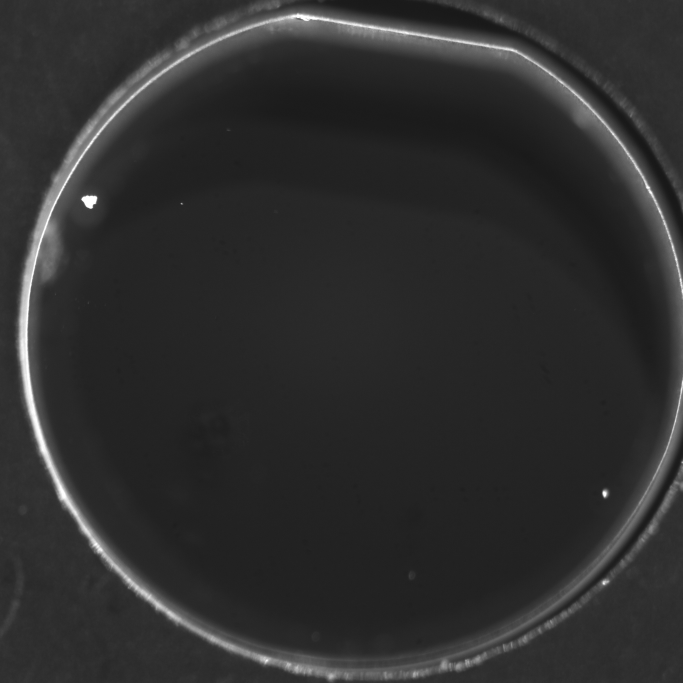
#> input picture 毕业设计系统提交文件/论文抽检版材料/3221806228_颜益炜_系统作品/DAC-3D离线检测示例数据/pre_fusion_images/pos100_surface1_焦前.jpg, 2048 x 2048 px (shown at 1/3 size); its folder holds only this picture in this run
$ python -i tset3.py   (imports and definitions only)   (older library calls are emulated)
#> lines starting #> are read from the running program, lines starting #| are printed output that depends on the picture; after the words box and inside, x2 and y2 are one past the last pixel; in counts of white or black regions, pixels touching at a corner belong together
#> further down, picture is the input picture: shape (2048, 2048, 3); min 22, max 255, mean 46.8
import os
import time

import cv2
import numpy as np
import pandas as pd
from datetime import datetime

def detect_circle_and_extract_inside(image):
    """
    检测图像中的圆并提取圆内区域

    参数:
    image: 输入图像

    返回:
    圆内区域, 圆形掩码
    """

    image = cv2.resize(image,[1024,1024])
    # 转换为灰度图像
    if len(image.shape) == 3:
        gray = cv2.cvtColor(image, cv2.COLOR_BGR2GRAY)
    else:
        gray = image.copy()


    # 应用高斯模糊减少噪声
    blurred = cv2.GaussianBlur(gray, (9, 9), 2)

    # 使用Hough圆变换检测圆
    circles = cv2.HoughCircles(
        blurred,
        cv2.HOUGH_GRADIENT,
        dp=10,
        minDist=100,
        param1=50,
        param2=30,
        minRadius=min(gray.shape) // 4,  # 最小半径为图像尺寸的1/4
        maxRadius=min(gray.shape) // 2  # 最大半径为图像尺寸的1/2
    )
#> circles = 57 rows, first 8: [535, 505, 495], [545, 605, 418], [625, 415, 363], [445, 425, 374], [645, 615, 374], [445, 605, 374], [455, 315, 286], [575, 725, 297]

    # 创建空掩码
    mask = np.zeros_like(gray)

    if circles is not None:
        # 将检测到的圆转换为整数坐标
        circles = np.round(circles[0, :]).astype("int")

        # 取第一个检测到的圆
        (x, y, r) = circles[0]
#> x = 535; y = 505; r = 495
        print(f"检测到圆：中心点 ({x}, {y})，半径 {r}")
#| 检测到圆：中心点 (535, 505)，半径 495

        # 绘制完整的圆形掩码
        cv2.circle(mask, (x, y), r, 255, -1)
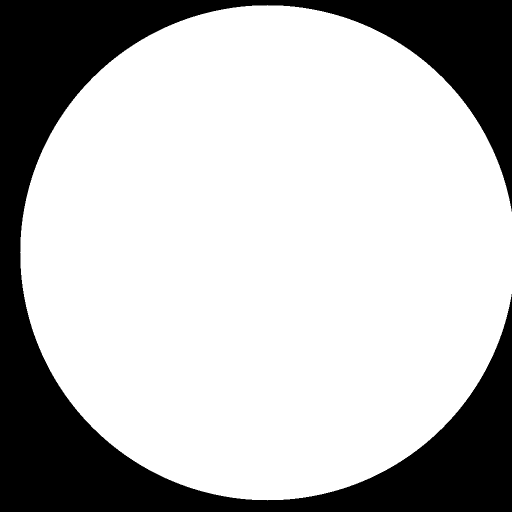
#> mask: shape (1024, 1024) (shown at 1/2 size); 73.3% white; 1 black region, box (x1, y1, x2, y2) and area: (0, 0, 1024, 1024) 279580
    else:
        # 如果未检测到圆，假设圆在图像中心
        print("未检测到圆，使用图"
              ""
              "像中心作为圆心...")
        h, w = gray.shape
        center = (w // 2, h // 2)
        radius = min(w, h) // 2

        # 创建圆形掩码
        cv2.circle(mask, center, radius, 255, -1)

    # 提取圆内区域
    circle_inside = cv2.bitwise_and(image, image, mask=mask)
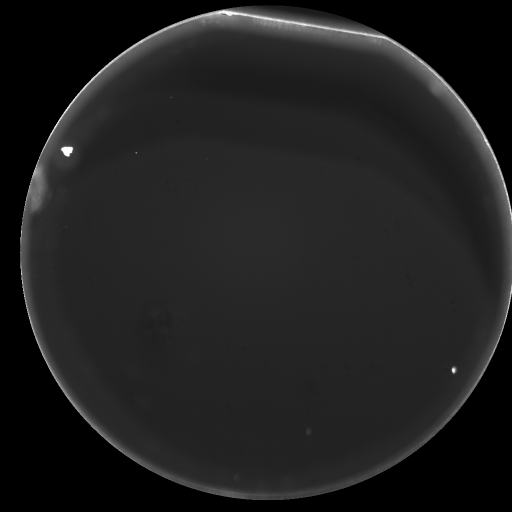
#> circle_inside: shape (1024, 1024, 3) (shown at 1/2 size); min 0, max 255, mean 31.4

    return circle_inside, mask


# [155 lines left out: functions tenengrad, calculate_variance, laplacian_gradient, calculate_gray_sum_and_ratio, calculate_gray_metrics, process_folder, not called in this run]


# [7 lines not run here, left out]
# if __name__ == '__main__':
#     start_time = time.time()
#
#     # 测试图像
#     image_path1 = r"D:\zycgit\ZDevelop_Confocal\xxp_ui\DA3562117.png"
#     # image_path2 = r"D:\zycgit\ZDevelop_Confocal\xxp_ui\zmcdll\2025-03-25-17-04-47.bmp"
#
#     # 读取原始图像
#     image1 = cv2.imread(image_path1, cv2.IMREAD_REDUCED_COLOR_2)
#     # image2 = cv2.imread(image_path2, cv2.IMREAD_REDUCED_COLOR_2)
#
#     image1 = cv2.imread(image_path1)
#     # image2 = cv2.imread(image_path2)
#     # 检查图像是否成功读取
#     # if image1 is None or image2 is None:
#     #     print(f"无法读取图像: {image_path1 if image1 is None else image_path2}")
#     #     exit()
#     if image1 is None:
#         print(f"无法读取图像: {image_path1 if image1 is None else image_path2}")
#         exit()
#
#     # 提取圆内区域
#     circle_inside1, mask1 = detect_circle_and_extract_inside(image1)
#     # circle_inside2, mask2 = detect_circle_and_extract_inside(image2)
#
#     # 保存圆内区域图像(可选)
#     cv2.imwrite("circle_inside35.jpg", circle_inside1)
#     # cv2.imwrite("circle_inside47.jpg", circle_inside2)
#
#     # Tenengrad清晰度计算
#     clarity_tenengrad1 = tenengrad(circle_inside1)
#     # clarity_tenengrad2 = tenengrad(circle_inside2)
#     print(f"图像1 Tenengrad清晰度: {clarity_tenengrad1:.2f}")
#     # print(f"图像2 Tenengrad清晰度: {clarity_tenengrad2:.2f}")
#
#     # 方差计算
#     clarity_variance1 = calculate_variance(circle_inside1)
#     # clarity_variance2 = calculate_variance(circle_inside2)
#     print(f"图像1 方差清晰度: {clarity_variance1:.2f}")
#     # print(f"图像2 方差清晰度: {clarity_variance2:.2f}")
#
#
#     # 显示结果
#     # 调整大小以便显示
#     def resize_for_display(img, max_width=800, max_height=600):
#         if img is None:
#             return None
#         h, w = img.shape[:2]
#         if h > max_height or w > max_width:
#             scale = min(max_height / h, max_width / w)
#             new_size = (int(w * scale), int(h * scale))
#             return cv2.resize(img, new_size)
#         return img
#
#
#     gray_sum, avg_gray, ratio = calculate_gray_sum_and_ratio(circle_inside1)
#     print(f"图像1 灰度值总和: {gray_sum:.2f}")
#     print(f"图像1 平均灰度值: {avg_gray:.2f}")
#     print(f"图像1 Tenengrad/平均灰度值比值: {ratio:.4f}")
#
#     # 显示原始图像和圆内区域
#     cv2.imshow("a1", resize_for_display(image1))
#     cv2.imshow("aa1", resize_for_display(circle_inside1))
#     # cv2.imshow("b2", resize_for_display(image2))
#     # cv2.imshow("bb2", resize_for_display(circle_inside2))
#     end_time = time.time()
#     print("时间：",end_time-start_time)
#     print("按任意键关闭所有窗口...")
#     cv2.waitKey(0)
#     cv2.destroyAllWindows()
#


# [33 lines left out: functions fast_circle_crop, optimized_tenengrad, fast_variance, not called in this run]

#
# if __name__ == '__main__':
#     # 硬件加速初始化
#     cv2.setUseOptimized(True)
#     cv2.setNumThreads(4)  # 根据CPU核心数调整
#
#
#     # 图像加载（使用内存映射加速大文件读取）
#     def load_big_image(path):
#         return cv2.imdecode(np.fromfile(path, dtype=np.uint8), cv2.IMREAD_COLOR)
#
#
#     image_paths = [
#         r"D:\zycgit\ZDevelop_Confocal\xxp_ui\2025-03-25-17-04-35.bmp",
#         r"D:\zycgit\ZDevelop_Confocal\xxp_ui\2025-03-25-17-04-47.bmp"
#     ]
#
#     # 批量处理
#     results = []
#     for i, path in enumerate(image_paths, 1):
#         start = time.time()
#
#         img = load_big_image(path)
#         if img is None:
#             print(f"无法读取图像: {path}")
#             continue
#
#         # 统一尺寸（确保2048x2048）
#         img = cv2.resize(img, (2048, 2048))
#
#         # 核心处理
#         cropped, _ = fast_circle_crop(img)
#         ten = optimized_tenengrad(cropped)
#         var = fast_variance(cropped)
#
#         # 结果保存
#         cv2.imwrite(f"result_{i}.jpg", cropped)
#         results.append((ten, var))
#
#         print(f"图像{i}处理完成 | Tenengrad: {ten:.1f} | 方差: {var:.1f} | 耗时: {time.time() - start:.2f}s")
#
#     # 显示示例结果（可选）
#     if results:
#         sample = cv2.resize(cv2.imread("result_1.jpg"), (1024, 1024))
#         cv2.imshow("result1", sample)
#         sample = cv2.resize(cv2.imread("result_2.jpg"), (1024, 1024))
#         cv2.imshow("result2", sample)
#         cv2.waitKey(0)  # 显示3秒
#         cv2.destroyAllWindows()

>>> import cv2
>>> picture = cv2.imread('../../../../../毕业设计系统提交文件/论文抽检版材料/3221806228_颜益炜_系统作品/DAC-3D离线检测示例数据/pre_fusion_images/pos100_surface1_焦前.jpg')
>>> result = detect_circle_and_extract_inside(picture)

$ run again, on 毕业设计系统提交文件/论文抽检版材料/3221806228_颜益炜_系统作品/DAC-3D离线检测示例数据/pre_fusion_images/pos100_surface1_焦后.jpg
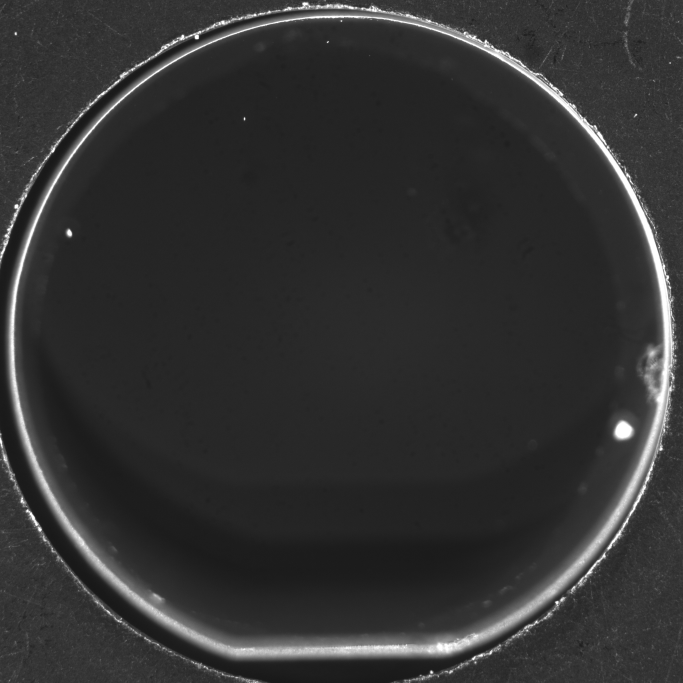
#> input picture 毕业设计系统提交文件/论文抽检版材料/3221806228_颜益炜_系统作品/DAC-3D离线检测示例数据/pre_fusion_images/pos100_surface1_焦后.jpg, 2048 x 2048 px (shown at 1/3 size)
#> picture is the input picture: shape (2048, 2048, 3); min 22, max 255, mean 50.7
#> circles = 70 rows, first 8: [505, 515, 495], [605, 575, 396], [475, 405, 396], [415, 595, 407], [575, 415, 385], [375, 415, 352], [675, 455, 330], [675, 655, 297]
#> x = 505; y = 515; r = 495
#| 检测到圆：中心点 (505, 515)，半径 495
#> in detect_circle_and_extract_inside, `cv2.circle(mask, (x, y), r, 255, -1)`:
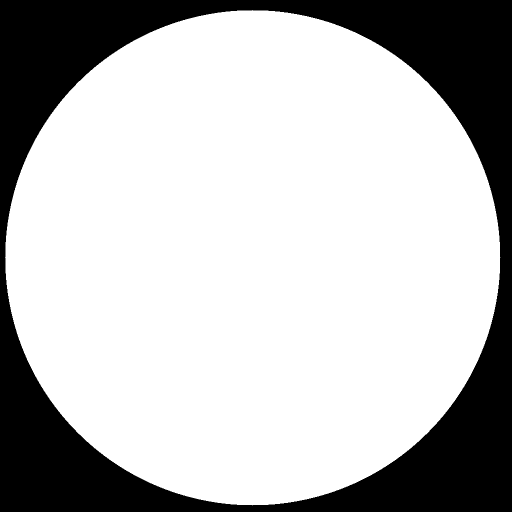
#> mask: shape (1024, 1024) (shown at 1/2 size); 73.4% white; 1 black region, box (x1, y1, x2, y2) and area: (0, 0, 1024, 1024) 278899
#> in detect_circle_and_extract_inside, `circle_inside = cv2.bitwise_and(image, image, mask=mask)`:
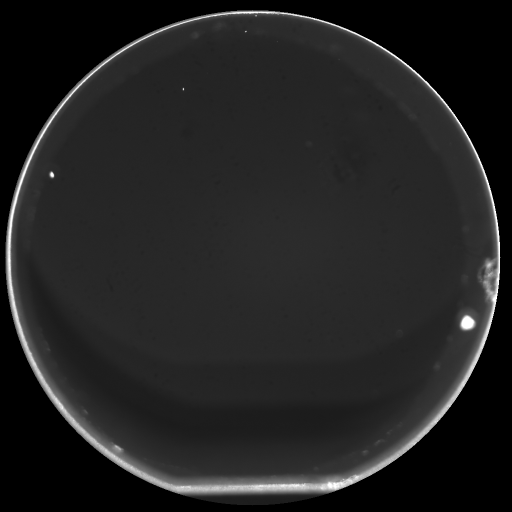
#> circle_inside: shape (1024, 1024, 3) (shown at 1/2 size); min 0, max 255, mean 34.5

$ run again, on 毕业设计系统提交文件/论文抽检版材料/3221806228_颜益炜_系统作品/DAC-3D离线检测示例数据/pre_fusion_images/pos100_surface1_焦面.jpg
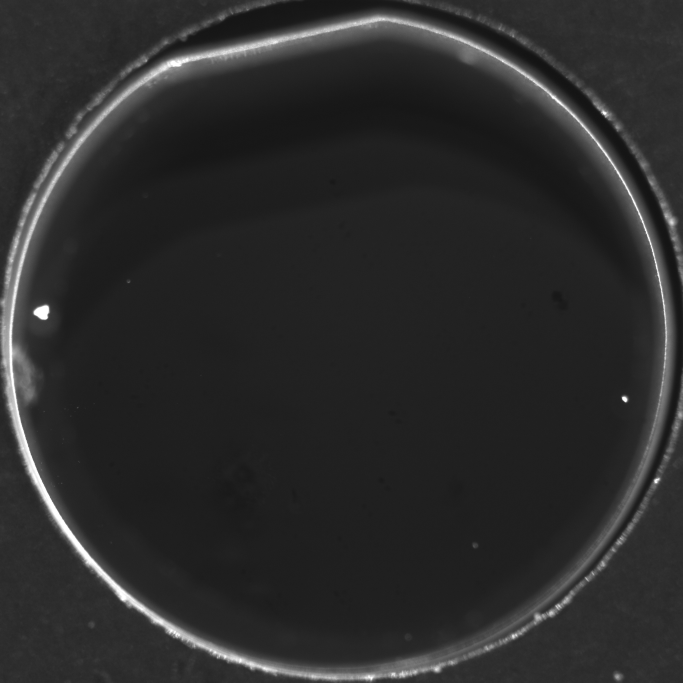
#> input picture 毕业设计系统提交文件/论文抽检版材料/3221806228_颜益炜_系统作品/DAC-3D离线检测示例数据/pre_fusion_images/pos100_surface1_焦面.jpg, 2048 x 2048 px (shown at 1/3 size)
#> picture is the input picture: shape (2048, 2048, 3); min 18, max 255, mean 44
#> circles = 69 rows, first 8: [505, 515, 495], [605, 555, 418], [565, 425, 385], [415, 455, 385], [545, 635, 385], [425, 615, 374], [325, 375, 286], [705, 605, 308]
#> x = 505; y = 515; r = 495
#| 检测到圆：中心点 (505, 515)，半径 495
#> in detect_circle_and_extract_inside, `cv2.circle(mask, (x, y), r, 255, -1)`:
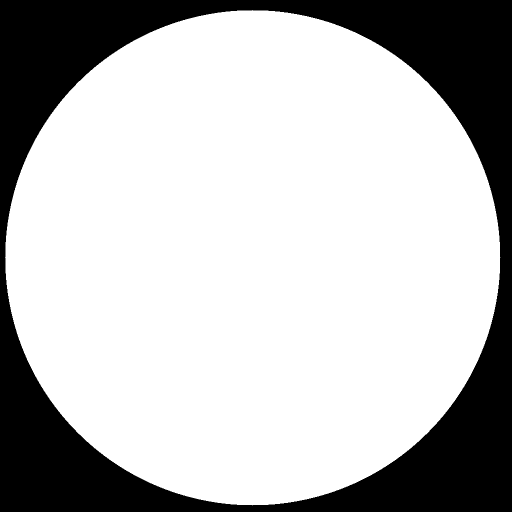
#> mask: shape (1024, 1024) (shown at 1/2 size); 73.4% white; 1 black region, box (x1, y1, x2, y2) and area: (0, 0, 1024, 1024) 278899
#> in detect_circle_and_extract_inside, `circle_inside = cv2.bitwise_and(image, image, mask=mask)`:
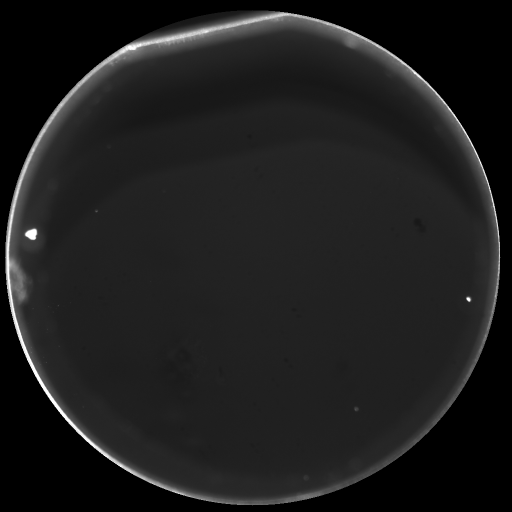
#> circle_inside: shape (1024, 1024, 3) (shown at 1/2 size); min 0, max 255, mean 29.7
